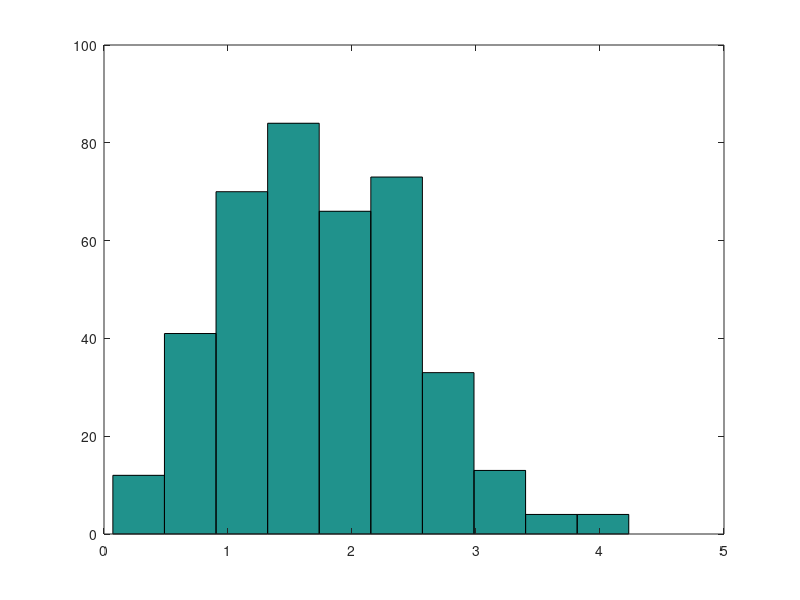
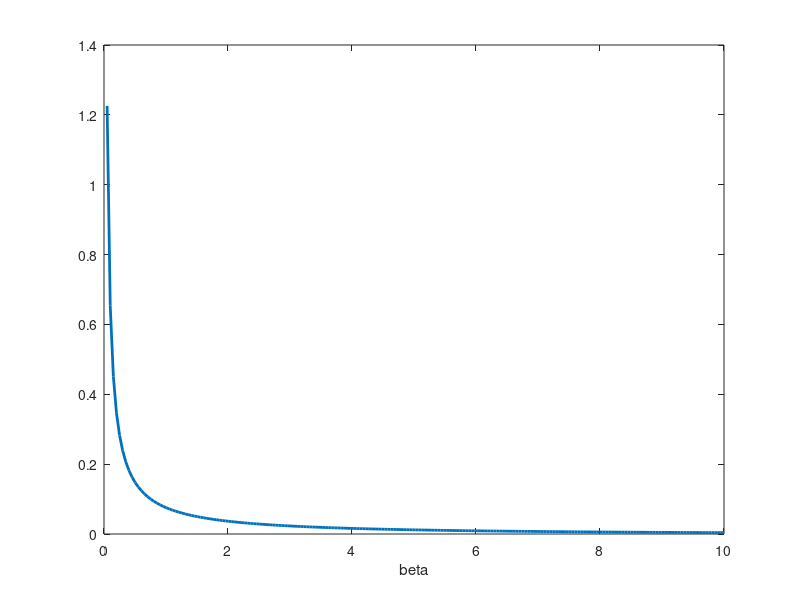

Source code (MATLAB) for these figures, in order: (Note: this script raises an error after producing the figures.)
%% Fit a Weibull model using Trinity and JAGS

%%
% It is important to note that the Weibull distribution follows a different
% parameter convention in MATLAB and JAGS, and we will have to transform
% parameters in order to compare.
%% JAGS convention (scale $\lambda$ and shape $k$):
% $v \lambda x^{v-1} \exp\left(-\lambda x^v \right)$
%% MATLAB convention (scale $a$ and shape $b$):
% $\frac{b}{a} \left( \frac{x}{a} \right)^{b-1} \exp\left(-(x/a)^b\right)$

%% Preamble
% Cleanup first
clear all
close all

proj_id = 'wbl';

%% Generate data and make structure
rng(0)
I = 400;  % trials per person per condition

scale = 2.0;
shape = 2.5;
l = scale^-shape
v = shape

y = wblrnd(scale, shape, I, 1);  % MATLAB uses (scale a, shape b)
                                 % JAGS uses (scale l, shape v)
                                 %   v = b, l = a^-b
                                 %   b = v, a = l^v
data = struct('N', I, 'y', y(:));
hist(y)

%% Define some priors
% Use JAGS parameter conventions
prscale = [.10 .10];  % gamma distribution (shape, rate)
prshape = [.10 .10];  % gamma distribution (shape, rate)


%% Plot the priors
% Make sure to transform to MATLAB parameter conventions
%%
% Scale $\alpha$
figure('windowstyle', 'docked')
xax = linspace( 0.0, 10.0, 200);
plot(xax, gampdf(xax, prscale(1), prscale(2)^-1), 'linewidth', 2)
xlabel alpha
%%
% Shape $\beta$
xax = linspace( 0.0, 10.0, 200);
plot(xax, gampdf(xax, prshape(1), prshape(2)^-1), 'linewidth', 2)
xlabel beta


%% Make all inputs that Trinity needs
% Write the JAGS model into a variable (cell variable)
model = {
    'model {'
    '  # Priors'
    '  v ~ dgamma(.01, .01)'
    '  l ~ dgamma(.01, .01)'
    ''
    '  # Likelihood'
    '  for (n in 1:N) {'
    '     y[n] ~ dweib(v, l)'
    '  }'
    '}'
    };

%% 
% List all the parameters of interest (cell variable)
parameters = {'v', 'l'};

%% 
% Write a function that generates a structure with one random value for
% each _random_ parameter
generator = @()struct(...
        'v', rand(1, 1) + 0.1  , ...
        'l', rand(1, 1) + 0.1  );

%%    
% Tell Trinity which engine to use
engine = 'jags';


%% Run Trinity with the CALLBAYES() function
tic
[stats, chains, diagnostics, info] = callbayes(engine, ...
    'model'          ,     model , ...
    'data'           ,      data , ...
    'outputname'     , 'samples' , ...
    'init'           , generator , ...
    'modelfilename'  ,   proj_id , ...
    'datafilename'   ,   proj_id , ...
    'initfilename'   ,   proj_id , ...
    'scriptfilename' ,   proj_id , ...
    'logfilename'    ,   proj_id , ...
    'nchains'        ,        4  , ...
    'nburnin'        ,      1e3  , ...
    'nsamples'       ,      1e3  , ...
    'monitorparams'  ,   parameters  , ...
    'thin'           ,        5  , ...
    'refresh'        ,     1  , ...
    'workingdir'     ,    ['/tmp/' proj_id]  , ...
    'verbosity'      ,        0  , ...
    'saveoutput'     ,     true  , ...
    'parallel'       ,  isunix() );

fprintf('%s took %f seconds!\n', upper(engine), toc)



%% Inspect the results
% First, inspect convergence
if any(codatable(chains, @gelmanrubin) > 1.1)
    grtable(chains, 1.1)
    warning('Some chains were not converged!')
else
    disp('Convergence looks good.')
end

%%
% Now check some basic descriptive statistics averaged over all chains
% disp('Descriptive statistics for all chains:')

%%
% Boundary separation $\alpha$
% codatable(chains, '^mushape')

%%
% A-priori bias $\beta$
% codatable(chains, '^muscale')


%% Make some figures
% Smoothed histograms
% figure('windowstyle', 'docked')
codatable(chains, '.')